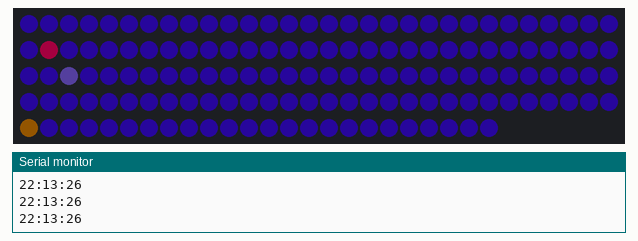
Recording of a sketch running on a simulated Arduino Uno, built with avr-gcc and run on an emulated ATmega328P. Shown: 144 RGB LEDs in strip order, left to right, continuing on the next row, the last lines printed to the serial monitor. Dim RGB values are drawn brighter than linear; the local clock reads 2024-03-15 10:24:30 at power-on unless the sketch sets it.

Above: at 6.6 s.
At 33.07 s:
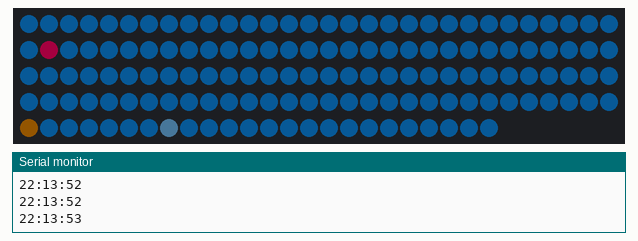

The sketch:

LEDClock.ino
```cpp
/*******************
* Program: LED Clock
* Author:  Casey McGraw-Herdeg
* Inputs:  RTC Clock (VCC, GND, SDA [A4], SCL [A5])
* Outputs: LED Strip (VCC, GND, Pin 5)
* Notes:   Marks the passage of time with individual LED markers for hour, minute, and second.
*           Customizable: number of LEDs, brightness and hue fade settings
*******************/

// Handy customizations
int brightness = 120;
int hue = 137;
#define startLED    0
#define NUM_LEDS    144
bool logging = true;

// Dimmer settings
int minBright = 80;
int maxBright = 150;
int dimmer = 1; // Todo: set as bool and use scale var

// Color fade settings
int minHue = 137;
int maxHue = 190;
int hueShifter = 1; // Todo: set as bool and create scale var

// Date and time functions using a DS1307 RTC connected via I2C and Wire lib
#include <FastLED.h>
#include <Wire.h>
#include "RTClib.h"

RTC_PCF8523 rtc;

#define LED_PIN     5
#define BRIGHTNESS  100
#define FRAMES_PER_SECOND 120
#define LED_TYPE    WS2811
#define COLOR_ORDER GRB
CRGB leds[NUM_LEDS];

// Internal math vars
int secondBrightness = brightness + 10;
double brightnessScale = 1;
double dimmerScale = 1;
double hueShiftScale = 1;

// LEDs per minute interval
double LEDpm = NUM_LEDS / 60.0;

// location of LED to be lit
int hourMark;
int minuteMark;
int secondMark;
int prevSecond;

void setup () {

    // Check for clock connection
    Serial.begin(57600);
    if (! rtc.begin()) {
        Serial.println("Couldn't find RTC");
        while (1);
    }

    // Initialize Clock
    rtc.adjust(DateTime(F(__DATE__), F(__TIME__)));

    if (! rtc.initialized()) {
        Serial.println("RTC is NOT running!");
        rtc.adjust(DateTime(F(__DATE__), F(__TIME__)));
    }

    // Initialize LEDs
    FastLED.addLeds<LED_TYPE, LED_PIN, COLOR_ORDER>(leds, NUM_LEDS).setCorrection( TypicalLEDStrip );
    FastLED.setBrightness(  BRIGHTNESS );
    FastLED.clear();
}

void loop () {

    // Set brightness
    if(dimmer){
        // Dim lights
        brightness = brightness + (dimmer);
        if(brightness >= maxBright){
            dimmer = -1;
        }
        else if (brightness <= minBright){
            dimmer = 1;
        }
    }

    // Cap at max & min brightness
    brightness = brightness > maxBright ? maxBright : brightness;
    brightness = brightness < minBright ? minBright : brightness;

    secondBrightness = brightness + 10;
    secondBrightness = secondBrightness > maxBright ? maxBright : secondBrightness;
    brightness = secondBrightness < minBright ? minBright : secondBrightness;

    //  Set background hue
    if (hueShifter){
          hue = hue + (hueShifter);
          if (hue >= maxHue){
            hueShifter = -1;
          }
          else if (hue <= minHue)
          {
            hueShifter = 1;
          }
    }

    // Cap at max & min hues
    hue = hue > maxHue ? maxHue : hue;
    hue = hue < minHue ? minHue : hue;

    // Fill background LEDs
    fill_solid( leds, NUM_LEDS, CHSV(hue,200,brightness));

    // Get current time
    DateTime now = rtc.now();

    if(logging){
        Serial.print(now.hour());
        Serial.print(":");
        Serial.print(now.minute());
        Serial.print(":");
        Serial.print(now.second());
        Serial.print('\n');
    }

    // Calculate time locations
    hourMark = (((now.hour()%12) *5 ) * LEDpm);
    minuteMark = now.minute() * LEDpm;
    secondMark = now.second() * LEDpm;

    // Adjust for clock orientation
    if(startLED){
        hourMark = (hourMark + startLED) % NUM_LEDS;
        minuteMark = (minuteMark +startLED) % NUM_LEDS;
        secondMark = (secondMark + startLED) % NUM_LEDS;
        prevSecond = (secondMark + NUM_LEDS -1) % NUM_LEDS;
    }

    // Set colors for time markers
    leds[hourMark] = CRGB(50, 30, 0);
    leds[minuteMark] = CRGB(100, 0, 40);
    leds[secondMark] = CHSV(hue, 100, secondBrightness);

    //  FastLED.show();
    FastLED.delay(100);
}
```
